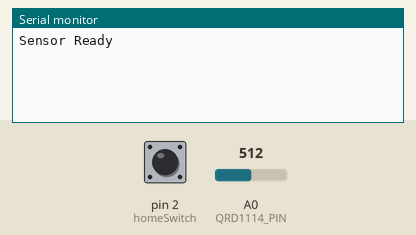
Recording of a sketch running on a simulated Arduino Uno, built with avr-gcc and run on an emulated ATmega328P. Parts: the last lines printed to the serial monitor. The inputs (shaded band) are chosen by the test bench; at power-on: pin 2 (homeSwitch) HIGH, A0 (QRD1114_PIN) = 512.

Above: at 1.2 s.
1.3 s: pin 2 (homeSwitch) pulled LOW for 0.15 s
At 2.2 s:
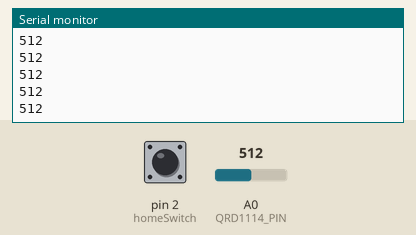
2.9 s: A0 (QRD1114_PIN) set to 716
At 3.5 s:
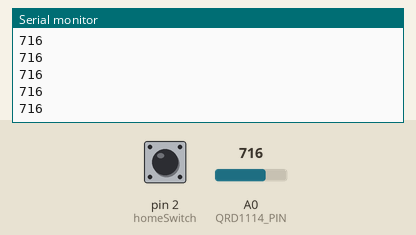
4.4 s: A0 (QRD1114_PIN) set to 900
At 5.0 s:
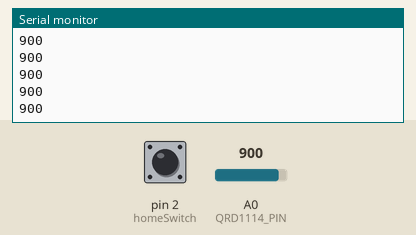
Timing chart, 0 to 7.4 s (numbered marks = the images above; inputs shaded):
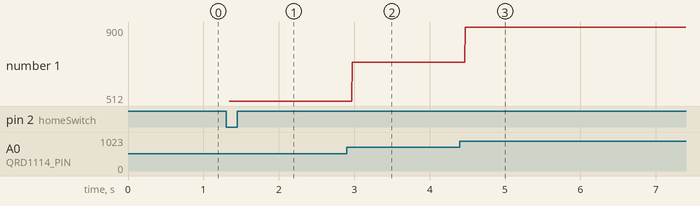

The sketch:

qrd1114_on_by_button.ino
```cpp
const int QRD1114_PIN = A0; // Sensor output voltage
int homeSwitch = 2;  // Push button
bool home_found = 0;

void setup() {
  Serial.begin(9600);  //Starting serial communication
  pinMode(QRD1114_PIN, INPUT);
  Serial.println("Sensor Ready");
  }

void loop() {

  if (home_found == 0){
       if (digitalRead(homeSwitch) == LOW){
         home_found = 1;
         Serial.println("Home Marked, Awaiting Serial Command");
        }
    }

    if (home_found == 1){
      int proximityADC = analogRead(QRD1114_PIN);
      Serial.println(proximityADC);
    }
}
```

Measured:
- after the input at 1.3 s, the serial monitor: prints a new line at once (image 1)
- after the input at 2.9 s, the serial monitor: prints a new line after 0.07 s (image 2)
- after the input at 4.4 s, the serial monitor: prints a new line after 0.07 s (image 3)
- plotted number 1: 512 → 716 after the input at 2.9 s, 716 → 900 after the input at 4.4 s
